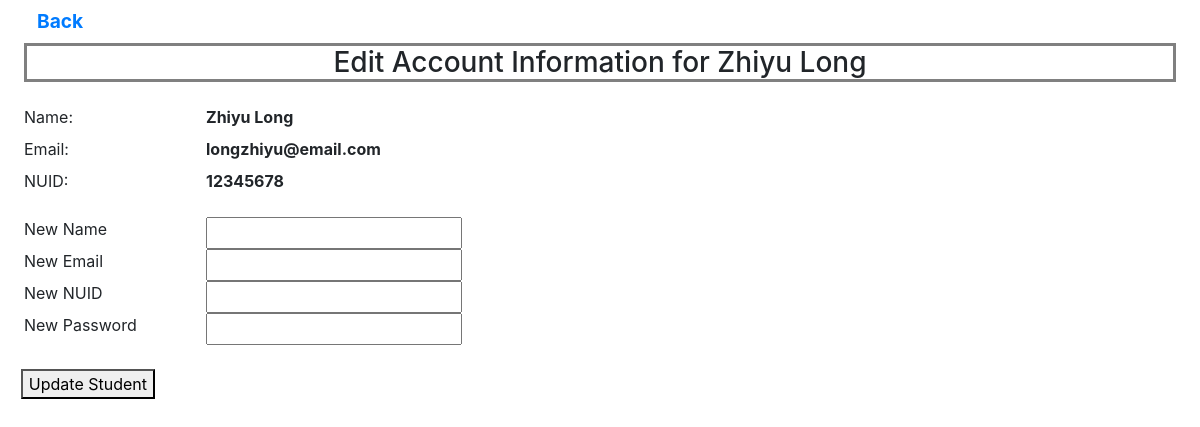
Page /2/account on the committed database.
### web_app/models.py (models this page shows, shortened)
class Student(models.Model):
    name = models.CharField(max_length=100, null=True, default='no name recorded')
    email = models.CharField(max_length=100)
    nuid = models.CharField(max_length=20, null=True, default='no nuid recorded')
    password = models.CharField(max_length=100)
    healthRecord = models.OneToOneField(HealthRecord, on_delete=models.CASCADE, null=True)

### web_app/views.py (the view)
# urls.py: path("<int:student_pk>/account", views.edit_account, name="edit_account"),
def edit_account(request, student_pk):
    student = Student.objects.get(pk = student_pk)
    manage = False
    if request.method == 'POST':
        fromManager = request.POST.get('manage')
        if fromManager != None:
            manage = True
    context = {
        'student_pk': student_pk,
        'student': student,
        'manage': manage,
    }
    return render(request, 'edit_account.html', context)

### web_app/templates/edit_account.html (shortened to what this page needs)
{% extends "base.html" %}
{% load static %}
{% block page_content %}
<html>
<head>
</head>
</html>
<body>
    {% if manage %}
    <a href="{% url 'manage_page' %}"
                    class="btn">
        Back to manage page
    </a>
    {%else%}
    <a href="{% url 'main_page' student_pk %}"
                    class="btn">
        Back
    </a>
    {%endif%}
    <h3>Edit Account Information for {{student.name}}</h3>
    <p>
        <div class="row">
            <label class="col-md-2">Name: </label>
            <b>{{student.name}}</b>
        </div>
        <div class="row">
            <label class="col-md-2">Email: </label>
            <b>{{student.email}}</b>
        </div>
        <div class="row">
            <label class="col-md-2">NUID: </label>
            <b>{{student.nuid}}</b>
        </div>
    </p>
    <p>
    <form action = "{% url 'update_account' student_pk %}" method = "POST">
        <div class="row">
            <label class="col-md-2">New Name</label>
            <input type="text" name="name">
        </div>
        <div class="row">
            <label class="col-md-2">New Email</label>
            <input type="text" name="email">
        </div>
        <div class="row">
            <label class="col-md-2">New NUID</label>
            <input type="text" name="nuid">
        </div>
        <div class="row">
            <label class="col-md-2">New Password</label>
            <input type="text" name="password">
        </div>
        <div class="row">
            <button type="submit">Update Student</button>
        </div>
    </form>
    </p>
</body>
{% endblock %}

### web_app/templates/edit_account.html (style rules this page uses)
body { margin-left: 2%; margin-right: 2%; }
h3 { margin: auto; text-align: center; border: solid gray; margin-bottom: 2%; }
.btn { font-size: larger; font-weight: bold; }
button { margin-top: 2%; margin-left: 1%; }

### rows in the picture
Student: name "Zhiyu Long", email "longzhiyu@email.com", nuid "12345678"
